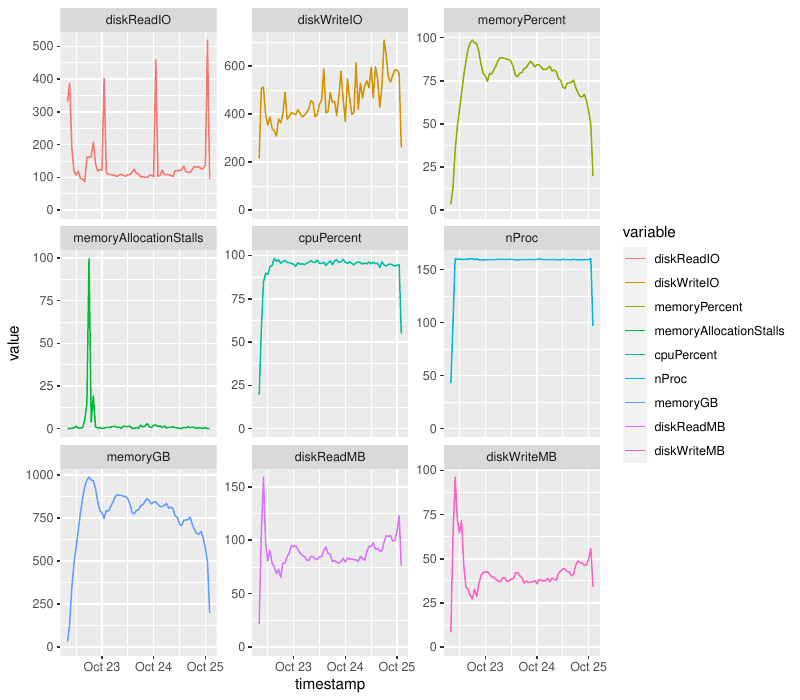

The script that saved this image:
#!/usr/bin/env Rscript
library(data.table)
library(ggplot2)

df = fread("oracle_metrics.tsv")
df[, timestamp:=as.POSIXct(timestamp, tz="GMT")]
# MB/s
df[, diskReadMB:=diskReadBytes/1e6]
df[, diskWriteMB:=diskWriteBytes/1e6]
df[, diskReadBytes:=NULL]
df[, diskWriteBytes:=NULL]

df.melt = melt(df, id.vars="timestamp")

ggplot(df.melt, aes(x=timestamp, y=value, color=variable)) +
    facet_wrap(. ~ variable, scales="free_y") +
    geom_line() +
    expand_limits(y=0)
    

ggsave("oracle_metrics.pdf", width=8, height=7)
